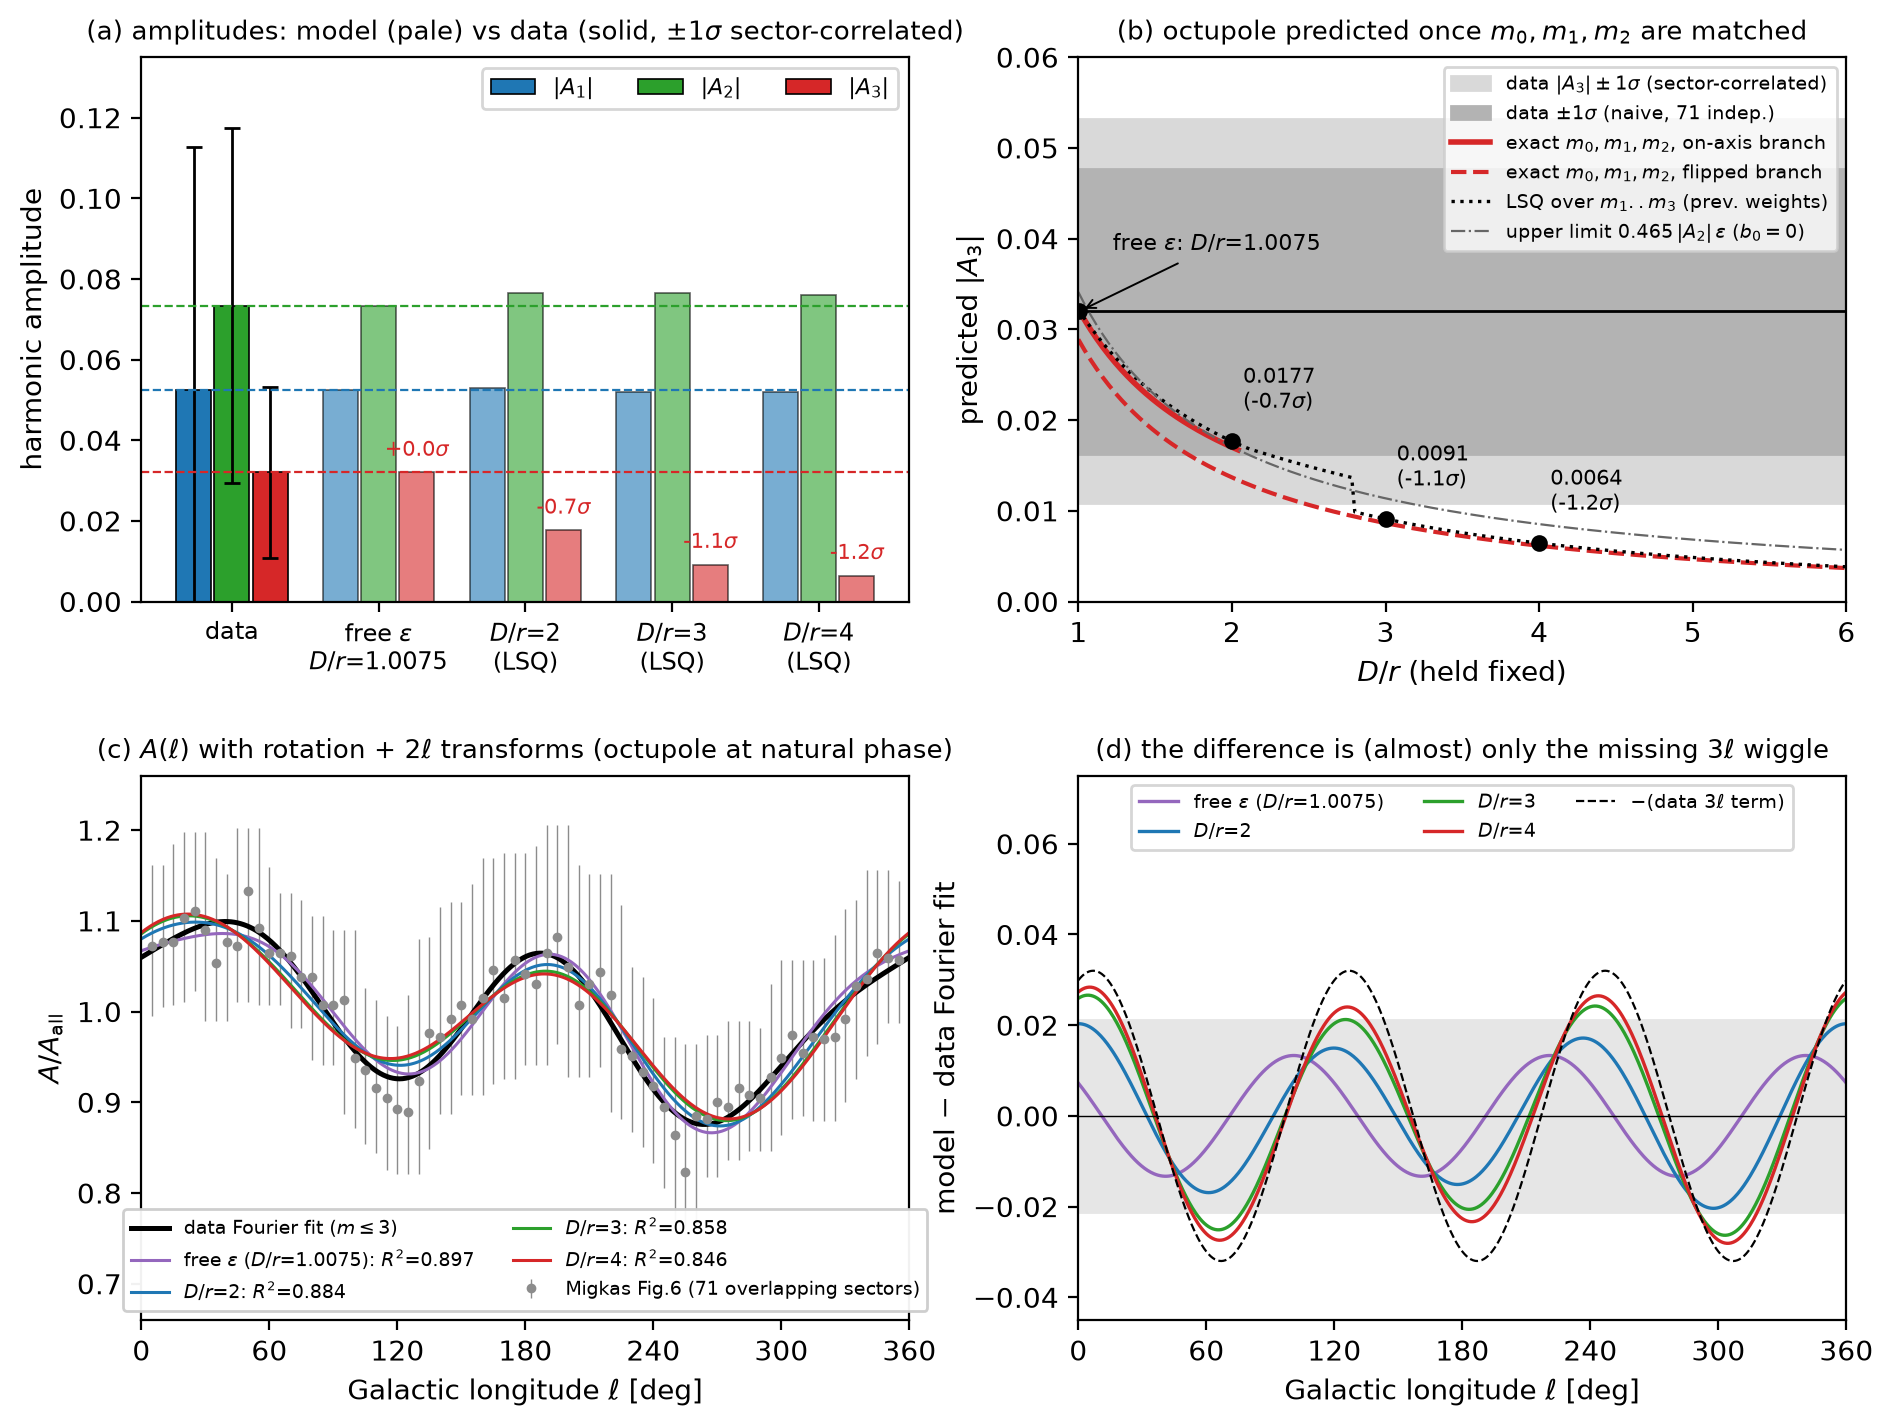

Write the Python code that produced this figure.
#!/usr/bin/env python3
"""Fixed-D/r 'let the octupole miss' analysis for the analytic Sedov-Taylor CoE model vs Migkas+2020 Fig.6 A(l).
Reuses data, Fourier coefficients, latitude/sector coefficients and the weighted-LSQ solver of termmatch_Dr234.py.
Outputs figures/fixedDr_octmiss_results.json and figures/fixedDr_octmiss.{png,pdf}.
Harmonic-amplitude sigmas: the quoted Fourier coefficients are the OLS fit to the 71 points. Three error models:
  naive : 71 points independent, per-point sigma=(lo+hi)/2, WLS covariance (the weights used in termmatch_Dr234.py)
  neff16: naive x sqrt(71/16) (rule of thumb: ~16 independent sectors)
  corr  : sandwich covariance of the OLS estimator, B C B^T, with C_ij = s_i s_j max(0, 1-|l_i-l_j|/90)
          (overlap fraction of two 90-deg sectors; uniform clusters). PRIMARY.
"""
import sys, json
import numpy as np
from scipy.optimize import brentq, minimize_scalar
sys.path.insert(0, "/workspace/cosmology/figures")
import termmatch_Dr234 as T
import matplotlib; matplotlib.use("Agg")
import matplotlib.pyplot as plt

OUT = "/workspace/cosmology/figures/fixedDr_octmiss"
d2r = np.pi / 180; wrap = T.wrap
amp, ph, l0 = T.amp, T.ph, T.l0
X, y, s_i, l_d = T.X, T.A_d, T.sig_i, T.l_d
R_GPC = 14.3

# ---------- sigmas ----------
def amp_sig(cov):
    out = {0: float(np.sqrt(cov[0, 0]))}
    for m in (1, 2, 3):
        i, j = 2 * m - 1, 2 * m; g = np.array([T.coef[i], T.coef[j]]) / amp[m]
        out[m] = float(np.sqrt(g @ cov[np.ix_([i, j], [i, j])] @ g))
    return out
sig_naive = dict(T.sig)
sig_n16 = {m: v * np.sqrt(71 / 16) for m, v in sig_naive.items()}
dl = np.abs((l_d[:, None] - l_d[None, :] + 180) % 360 - 180)
C = np.outer(s_i, s_i) * np.clip(1 - dl / 90, 0, None)
B = np.linalg.solve(X.T @ X, X.T)
cov_corr = B @ C @ B.T
sig_corr = amp_sig(cov_corr)
SIGS = dict(corr=sig_corr, neff16=sig_n16, naive=sig_naive)
resid_rms = float(np.std(y - X @ T.coef))

coefs = T.coefs
def cm_of(b0, eps):
    t = coefs(b0); return t, {1: eps * abs(t["o1"]), 2: abs(t["q2"]), 3: eps * abs(t["o3"])}

# ---------- model curve with Chris's transforms ----------
def build(N, K, b0, eps):
    t = coefs(b0); P = N * K
    Ms = {0: N * (1 + K * t["q0"]), 1: P * eps * t["o1"], 2: P * t["q2"], 3: P * eps * t["o3"]}
    nat = {m: (l0 + (0 if Ms[m] > 0 else 180 / m)) % (360 / m) for m in (1, 2, 3)}
    phi = {m: wrap(ph[m] - nat[m], 360 / m) for m in (1, 2, 3)}
    def curve(l, p3=False):
        L = l * d2r
        return (Ms[0] + abs(Ms[1]) * np.cos(L - (nat[1] + phi[1]) * d2r) + abs(Ms[2]) * np.cos(2 * (L - (nat[2] + phi[2]) * d2r))
                + abs(Ms[3]) * np.cos(3 * (L - (nat[3] + (phi[3] if p3 else 0)) * d2r)))
    return Ms, nat, phi, curve, t

def package(label, N, K, b0, eps, extra=None):
    Ms, nat, phi, curve, t = build(N, K, b0, eps)
    d = dict(label=label, D_over_r=1 / eps, eps=eps, N=N, K=K, NK=N * K, b0=b0, a=float(np.cos(b0 * d2r)),
             q0=t["q0"], q2=t["q2"], o1=t["o1"], o3=t["o3"],
             model_amp={m: float(abs(Ms[m])) for m in Ms}, model_signed={m: float(Ms[m]) for m in Ms},
             resid={m: float(abs(Ms[m]) - amp[m]) for m in Ms},
             pull={k: {m: float((abs(Ms[m]) - amp[m]) / S[m]) for m in Ms} for k, S in SIGS.items()},
             chi2={k: float(sum(((abs(Ms[m]) - amp[m]) / S[m]) ** 2 for m in (1, 2, 3))) for k, S in SIGS.items()},
             phi1=float(phi[1]), phi2=float(phi[2]), delta3=float(phi[3]), nat_peak={m: float(nat[m]) for m in nat},
             R2=T.r2(curve(l_d)), R2_oct_phase_free=T.r2(curve(l_d, True)),
             D_Gpc=R_GPC / eps, D_Gly=R_GPC / eps * 3.26156, MoverMcrit_alpha1=2 * K,
             phiC_model=float(wrap(90 - nat[1], 360)), phiC=float(wrap(90 - (nat[1] + phi[1]), 360)),
             phi2C=float(wrap(90 - 2 * (nat[2] + phi[2]), 360)))
    if extra: d.update(extra)
    d["_curve"] = curve
    return d

# ---------- 1. free eps: exact 4x4 ----------
ratio31 = amp[3] / amp[1]
f31 = lambda b: abs(coefs(b)["o3"]) / abs(coefs(b)["o1"]) - ratio31
bflip = np.degrees(np.arccos(np.sqrt(3.1958 / 3.9948)))  # o1 = 0 (approx; refine)
bflip = brentq(lambda b: coefs(b)["o1"], 20, 35)
free = []
for lo, hi, lab in ((0.0, bflip - 1e-6, "A (on-axis dipole)"), (bflip + 1e-6, 80, "B (flipped dipole)")):
    b0 = brentq(f31, lo, hi, xtol=1e-12)
    t = coefs(b0); P = amp[2] / abs(t["q2"]); eps = amp[3] / (P * abs(t["o3"])); N = amp[0] - P * t["q0"]
    free.append(package("free eps " + lab, N, P / N, b0, eps))
ratio32 = amp[3] / amp[2]
kappa3 = 0.22806 / 0.49052 # |o3|/q2 per unit a
eps_min = ratio32 / (abs(coefs(0)["o3"]) / coefs(0)["q2"])

# ---------- 2. fixed eps, exact m0,m1,m2 -> predict m3 ----------
ratio12 = amp[1] / amp[2]
def exact012(eps):
    sols = []
    g = lambda b: eps * abs(coefs(b)["o1"]) / coefs(b)["q2"] - ratio12
    for lo, hi, br in ((0.0, bflip - 1e-9, "on-axis"), (bflip + 1e-9, 89.0, "flipped")):
        glo, ghi = g(lo), g(hi)
        if br == "on-axis":
            if glo < 0: continue  # max of eps|o1|/q2 on this branch is at b0=0
            if g(hi) > 0: continue
            b0 = brentq(g, lo, hi, xtol=1e-12)
        else:
            if glo * ghi > 0: continue
            b0 = brentq(g, lo, hi, xtol=1e-12)
        t = coefs(b0); P = amp[2] / t["q2"]; N = amp[0] - P * t["q0"]
        sols.append(package(f"exact m0,m1,m2 ({br})", N, P / N, b0, eps, dict(branch=br)))
    return sols

# ---------- 3. fixed eps, weighted LSQ on m1..m3 (m0 exact via N) ----------
def lsq(eps, S, bgrid=np.arange(0, 89.5, 0.05)):
    w = {m: 1 / S[m] ** 2 for m in (1, 2, 3)}
    def solveP(b0):
        t, cm = cm_of(b0, eps)
        P = sum(w[m] * amp[m] * cm[m] for m in cm) / sum(w[m] * cm[m] ** 2 for m in cm)
        return P, sum(w[m] * (amp[m] - P * cm[m]) ** 2 for m in cm), t
    ch = np.array([solveP(b)[1] for b in bgrid]); mins = []
    for i in range(len(bgrid)):
        if (i == 0 or ch[i] <= ch[i - 1]) and (i == len(bgrid) - 1 or ch[i] <= ch[i + 1]):
            lo_, hi_ = bgrid[max(i - 1, 0)], bgrid[min(i + 1, len(bgrid) - 1)]
            b = minimize_scalar(lambda b: solveP(b)[1], bounds=(lo_, hi_), method="bounded", options=dict(xatol=1e-9)).x
            mins.append((solveP(b)[1], b))
    mins.sort(); out = []
    for chi2w, b0 in mins:
        P, chi2w, t = solveP(b0); N = amp[0] - P * t["q0"]
        out.append(package("LSQ", N, P / N, float(b0), eps, dict(chi2_fit=float(chi2w), branch="on-axis" if t["o1"] > 0 else "flipped")))
    return out

DRS = [2.0, 3.0, 4.0]
res_exact = {Dr: exact012(1 / Dr) for Dr in DRS}
res_lsq_naive = {Dr: lsq(1 / Dr, sig_naive) for Dr in DRS}
res_lsq_corr = {Dr: lsq(1 / Dr, sig_corr) for Dr in DRS}

# compare with stored termmatch results
prev = json.load(open("/workspace/cosmology/figures/termmatch_Dr234_results.json"))["analytic"]
cmp = {}
for Dr in DRS:
    rows = []
    for p in prev[str(Dr)]:
        best = min(res_lsq_naive[Dr], key=lambda s: abs(s["b0"] - p["b0"]))
        rows.append(dict(b0_prev=p["b0"], b0_new=best["b0"], N_prev=p["N"], N_new=best["N"], K_prev=p["K"], K_new=best["K"],
                         R2_prev=p["R2_transformed"], R2_new=best["R2"], m3_prev=p["model_amp"]["3"], m3_new=best["model_amp"][3]))
    cmp[Dr] = rows

# ---------- 4. continuous curves vs D/r ----------
Drg = np.linspace(1.0, 6.0, 251)
cont = dict(Dr=list(Drg), m3_exact_on=[], m3_exact_flip=[], m3_lsq_naive=[], m3_lsq_corr=[], chi2_corr_profile=[], b0_lsq_naive=[])
for Dr in Drg:
    ex = {s["branch"]: s for s in exact012(1 / Dr)}
    cont["m3_exact_on"].append(ex["on-axis"]["model_amp"][3] if "on-axis" in ex else None)
    cont["m3_exact_flip"].append(ex["flipped"]["model_amp"][3] if "flipped" in ex else None)
    ln = lsq(1 / Dr, sig_naive, np.arange(0, 89.5, 0.25))[0]; lc = lsq(1 / Dr, sig_corr, np.arange(0, 89.5, 0.25))[0]
    cont["m3_lsq_naive"].append(ln["model_amp"][3]); cont["b0_lsq_naive"].append(ln["b0"])
    cont["m3_lsq_corr"].append(lc["model_amp"][3]); cont["chi2_corr_profile"].append(lc["chi2"]["corr"])
# D/r where exact on-axis m3 prediction crosses the data and its +-1 sigma band (corr sigma)
def cross(target):
    f = lambda Dr: exact012(1 / Dr)[0]["model_amp"][3] - target
    try: return brentq(f, 1.0, 2.0)
    except ValueError: return None
Dr_on_max = 1 / (ratio12 / (abs(coefs(0)["o1"]) / coefs(0)["q2"]))  # beyond this no on-axis exact solution
chi2p = np.array(cont["chi2_corr_profile"])
Dr_dchi1 = float(Drg[np.argmax(chi2p > chi2p.min() + 1)]) if np.any(chi2p > chi2p.min() + 1) else None

# ---------- JSON ----------
def clean(o):
    if isinstance(o, dict): return {str(k): clean(v) for k, v in o.items() if k != "_curve"}
    if isinstance(o, list): return [clean(v) for v in o]
    if isinstance(o, (np.floating, np.integer)): return float(o)
    return o
R = dict(doc=__doc__, data=dict(amp=amp, peak=ph, l0=l0, coef=list(T.coef), R2_fourier=T.R2_fourier, resid_rms=resid_rms,
         mean_point_sigma=float(s_i.mean())), sigmas=SIGS, cov_corr=cov_corr.tolist(),
         ratios=dict(m3_over_m1=ratio31, m3_over_m2=ratio32, m1_over_m2=ratio12, o3_over_q2_at_a1=abs(coefs(0)["o3"]) / coefs(0)["q2"],
                     eps_min=eps_min, Dr_max=1 / eps_min, b0_o1_zero=bflip, Dr_on_axis_max=Dr_on_max),
         free=free, exact=res_exact, lsq_naive=res_lsq_naive, lsq_corr=res_lsq_corr, compare_prev=cmp, cont=cont,
         cross=dict(data=cross(amp[3]), lo1=cross(amp[3] - sig_corr[3]), lo2=cross(amp[3] - 2 * sig_corr[3])),
         chi2_profile_min=float(chi2p.min()), Dr_at_chi2min=float(Drg[np.argmin(chi2p)]), Dr_dchi2_1=Dr_dchi1)
json.dump(clean(R), open(OUT + "_results.json", "w"), indent=1)

# ---------- figure ----------
S = sig_corr
fig = plt.figure(figsize=(11, 8.2))
gs = fig.add_gridspec(2, 2, hspace=0.32, wspace=0.22)
ax = fig.add_subplot(gs[0, 0])
cases = [("data", None), ("free $\\varepsilon$\n$D/r$=%.4f" % free[0]["D_over_r"], free[0])] + \
        [(f"$D/r$={int(Dr)}\n(LSQ)", res_lsq_naive[Dr][0]) for Dr in DRS]
cols = {1: "#1f77b4", 2: "#2ca02c", 3: "#d62728"}; wbar = 0.26
for i, (lab, s) in enumerate(cases):
    for k, m in enumerate((1, 2, 3)):
        v = amp[m] if s is None else s["model_amp"][m]
        ax.bar(i + (k - 1) * wbar, v, wbar * 0.92, color=cols[m], alpha=1.0 if s is None else 0.6,
               edgecolor="k", lw=0.6, label=(f"$|A_{m}|$" if i == 0 else None))
        if s is None: ax.errorbar(i + (k - 1) * wbar, v, yerr=S[m], color="k", capsize=3, lw=1)
for k, m in enumerate((1, 2, 3)):
    ax.axhline(amp[m], color=cols[m], lw=0.8, ls="--")
ax.set_xticks(range(len(cases))); ax.set_xticklabels([c[0] for c in cases], fontsize=8.5)
ax.set_ylabel("harmonic amplitude"); ax.set_ylim(0, 0.135)
ax.set_title("(a) amplitudes: model (pale) vs data (solid, $\\pm1\\sigma$ sector-correlated)", fontsize=9.5)
ax.legend(fontsize=8, ncol=3, loc="upper right")
for i, (lab, s) in enumerate(cases[1:], start=1):
    p = s["pull"]["corr"][3]; ax.text(i + wbar, s["model_amp"][3] + 0.004, f"{p:+.1f}$\\sigma$", ha="center", fontsize=7.5, color=cols[3])

ax = fig.add_subplot(gs[0, 1])
ax.axhspan(amp[3] - S[3], amp[3] + S[3], color="0.85", label="data $|A_3|\\pm1\\sigma$ (sector-correlated)")
ax.axhspan(amp[3] - sig_naive[3], amp[3] + sig_naive[3], color="0.7", label="data $\\pm1\\sigma$ (naive, 71 indep.)")
ax.axhline(amp[3], color="k", lw=1)
g = np.array(cont["Dr"])
on = np.array([np.nan if v is None else v for v in cont["m3_exact_on"]]); fl = np.array([np.nan if v is None else v for v in cont["m3_exact_flip"]])
ax.plot(g, on, color=cols[3], lw=2, label="exact $m_0,m_1,m_2$, on-axis branch")
ax.plot(g, fl, color=cols[3], lw=1.5, ls="--", label="exact $m_0,m_1,m_2$, flipped branch")
ax.plot(g, cont["m3_lsq_naive"], color="k", lw=1.2, ls=":", label="LSQ over $m_1..m_3$ (prev. weights)")
ax.plot(g, 0.46494 * amp[2] / g, color="0.4", lw=0.8, ls="-.", label="upper limit $0.465\\,|A_2|\\,\\varepsilon$ ($b_0=0$)")
for s in [free[0]] + [res_lsq_naive[Dr][0] for Dr in DRS]:
    ax.plot(s["D_over_r"], s["model_amp"][3], "o", color="k", ms=5, zorder=5)
    if s["D_over_r"] > 1.5:
        ax.annotate(f"{s['model_amp'][3]:.4f}\n({s['pull']['corr'][3]:+.1f}$\\sigma$)", (s["D_over_r"], s["model_amp"][3]),
                    xytext=(4, 12), textcoords="offset points", fontsize=7.5)
ax.annotate(f"free $\\varepsilon$: $D/r$={free[0]['D_over_r']:.4f}", (free[0]["D_over_r"], amp[3]), xytext=(12, 22), textcoords="offset points",
            fontsize=8, arrowprops=dict(arrowstyle="->", lw=0.7))
ax.set_xlim(1, 6); ax.set_ylim(0, 0.06); ax.set_xlabel("$D/r$ (held fixed)"); ax.set_ylabel("predicted $|A_3|$")
ax.set_title("(b) octupole predicted once $m_0,m_1,m_2$ are matched", fontsize=9.5)
ax.legend(fontsize=7, loc="upper right")

ax = fig.add_subplot(gs[1, 0])
ll = np.linspace(0, 360, 721)
ax.errorbar(l_d, y, yerr=[T.elo, T.ehi], fmt="o", ms=2.5, color="0.55", elinewidth=0.5, capsize=0, label="Migkas Fig.6 (71 overlapping sectors)")
ax.plot(ll, T.fourier(ll), color="k", lw=1.8, label="data Fourier fit ($m\\leq 3$)")
lc = {1: "#9467bd", 2: "#1f77b4", 3: "#ff7f0e", 4: "#d62728"}
curves = [(free[0], f"free $\\varepsilon$ ($D/r$=1.0075)", "#9467bd")] + [(res_lsq_naive[Dr][0], f"$D/r$={int(Dr)}", c) for Dr, c in zip(DRS, ("#1f77b4", "#2ca02c", "#d62728"))]
for s, lab, c in curves:
    ax.plot(ll, s["_curve"](ll), color=c, lw=1.1, label=f"{lab}: $R^2$={s['R2']:.3f}")
ax.set_xlim(0, 360); ax.set_xticks(range(0, 361, 60)); ax.set_xlabel("Galactic longitude $\\ell$ [deg]"); ax.set_ylabel("$A/A_{\\rm all}$")
ax.set_title("(c) $A(\\ell)$ with rotation + $2\\ell$ transforms (octupole at natural phase)", fontsize=9.5)
ax.legend(fontsize=6.8, loc="lower center", ncol=2, framealpha=0.95); ax.set_ylim(0.66, 1.26)

ax = fig.add_subplot(gs[1, 1])
for s, lab, c in curves:
    ax.plot(ll, s["_curve"](ll) - T.fourier(ll), color=c, lw=1.2, label=lab)
w3 = amp[3] * np.cos(3 * (ll - ph[3]) * d2r)
ax.plot(ll, -w3, color="k", lw=0.8, ls="--", label="$-$(data $3\\ell$ term)")
ax.axhspan(-S[3], S[3], color="0.9", zorder=0)
ax.axhline(0, color="k", lw=0.5)
ax.set_xlim(0, 360); ax.set_xticks(range(0, 361, 60)); ax.set_xlabel("Galactic longitude $\\ell$ [deg]"); ax.set_ylabel("model $-$ data Fourier fit")
ax.set_title("(d) the difference is (almost) only the missing $3\\ell$ wiggle", fontsize=9.5)
ax.legend(fontsize=7, loc="upper center", ncol=3); ax.set_ylim(-0.045, 0.075)
fig.savefig(OUT + ".png", dpi=200, bbox_inches="tight"); fig.savefig(OUT + ".pdf", bbox_inches="tight")

# ---------- print ----------
print("sigmas", {k: {m: round(v, 4) for m, v in S_.items()} for k, S_ in SIGS.items()}, "resid rms", resid_rms)
print("ratios", R["ratios"]); print("cross", R["cross"], "chi2prof min", R["chi2_profile_min"], R["Dr_at_chi2min"], "dchi2=1 at", Dr_dchi1)
show = lambda s: print(f"  {s['label']:32s} D/r={s['D_over_r']:.4f} b0={s['b0']:.3f} N={s['N']:.4f} K={s['K']:.4f} m={[round(s['model_amp'][m],4) for m in range(4)]} "
                       f"pull_corr={[round(s['pull']['corr'][m],2) for m in (1,2,3)]} pull_naive={[round(s['pull']['naive'][m],2) for m in (1,2,3)]} "
                       f"pull16={[round(s['pull']['neff16'][m],2) for m in (1,2,3)]} chi2c={s['chi2']['corr']:.3f} R2={s['R2']:.4f} phi1={s['phi1']:.2f}")
for s in free: show(s)
for Dr in DRS:
    print("D/r", Dr)
    for s in res_exact[Dr]: show(s)
    for s in res_lsq_naive[Dr]: show(s)
    print("  corr-weighted LSQ:")
    for s in res_lsq_corr[Dr]: show(s)
print("compare", json.dumps(clean(cmp), indent=0))

# ---------- extra: where continuous m3 curves drop below data-1sigma; profile chi2 thresholds ----------
def first_below(vals, thr):
    v = np.array([np.nan if x is None else x for x in vals]); idx = np.where(v < thr)[0]
    return float(g[idx[0]]) if len(idx) else None
extra = {}
for key in ("m3_exact_on", "m3_exact_flip", "m3_lsq_naive", "m3_lsq_corr"):
    extra[key] = dict(below_1sig_corr=first_below(cont[key], amp[3] - sig_corr[3]), below_1sig_naive=first_below(cont[key], amp[3] - sig_naive[3]),
                      below_2sig_naive=first_below(cont[key], amp[3] - 2 * sig_naive[3]))
prof = dict(dchi2_1=float(g[np.argmax(chi2p > chi2p.min() + 1)]) if np.any(chi2p > chi2p.min() + 1) else None,
            dchi2_4=float(g[np.argmax(chi2p > chi2p.min() + 4)]) if np.any(chi2p > chi2p.min() + 4) else None,
            chi2_at={str(Dr): float(np.interp(Dr, g, chi2p)) for Dr in (1.0075, 2, 3, 4, 5, 6)})
# naive-sigma profile for comparison
chi2n = []
for Dr in g:
    chi2n.append(lsq(1 / Dr, sig_naive, np.arange(0, 89.5, 0.25))[0]["chi2"]["naive"])
chi2n = np.array(chi2n)
prof["naive_dchi2_1"] = float(g[np.argmax(chi2n > chi2n.min() + 1)]) if np.any(chi2n > chi2n.min() + 1) else None
prof["naive_dchi2_4"] = float(g[np.argmax(chi2n > chi2n.min() + 4)]) if np.any(chi2n > chi2n.min() + 4) else None
prof["naive_chi2_at"] = {str(Dr): float(np.interp(Dr, g, chi2n)) for Dr in (1.0075, 2, 3, 4, 5, 6)}
R2j = json.load(open(OUT + "_results.json")); R2j["below"] = extra; R2j["profile"] = prof
json.dump(R2j, open(OUT + "_results.json", "w"), indent=1)
print("below", extra); print("profile", prof)
